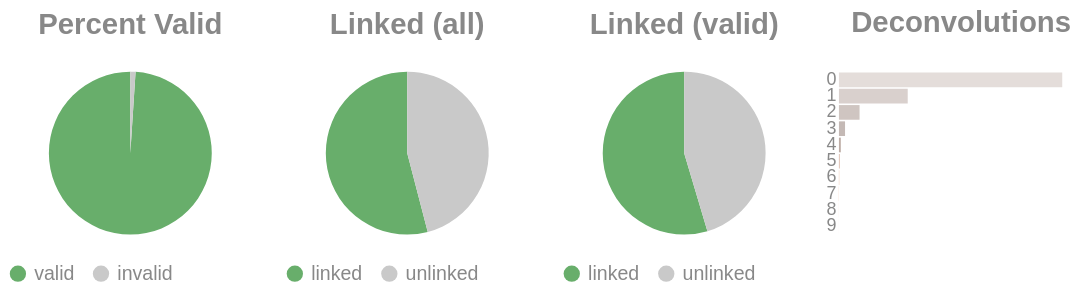

Notebook code for this chart:
### Code cell
if SKIPLR:
    pass
else:
    clash = Counter()
    for i in valids['molecule'].to_list():
        _mol = i.split("-")
        if len(_mol) == 1:
            clash.update('0')
        else:
            clash.update(_mol[-1])

    _d = {"deconvolutions": [], 'count': []}
    for k,v in clash.items():
        _d['deconvolutions'].append(k)
        _d['count'].append(v)

    tot_valid = valids['reads'].sum()
    mask = valids['reads'] >= 2
    n_linked_reads = valids.filter(mask)['reads'].sum()
    if n_linked_reads == 0:
        print_html("No linked molecules (>=2 reads) were detected; skipping linked-only distributions.")
        SKIPLR = True
    else:
        perc_valid = round(tot_valid / n_reads, 4)
        linked_perc_abs = round(n_linked_reads / n_reads, 4)
        linked_perc = round(n_linked_reads / tot_valid, 4)

    _valid = pl.DataFrame({"valids": ['valid', 'invalid'], "count": [tot_valid, n_reads - tot_valid]})
    _linked_abs = pl.DataFrame({"linked (absolute)": ['linked', 'unlinked'], "count": [n_linked_reads, n_reads - n_linked_reads]})
    _linked_rel = pl.DataFrame({"linked (valids)": ['linked', 'unlinked'], "count": [n_linked_reads, tot_valid - n_linked_reads]})

    (
        alt.hconcat(
            piechart(_valid, goodval = 'valid', title = "Percent Valid"),
            piechart(_linked_abs, goodval = "linked", title =  "Linked (all)"),
            piechart(_linked_rel, goodval = "linked", title =  "Linked (valid)"),
            convolutionbar(pl.DataFrame(_d), title = "Deconvolutions"),
            center = True,
            bounds = 'flush'
        )
        .resolve_scale(color='independent')
        .resolve_legend('independent')
        .properties(usermeta={'embedOptions': {"actions": False}})
    ).display()

### Figure 1 — Vega-Lite specification as saved in the notebook (floating-point values rounded to 4 significant figures)
{"width": "container", "height": 400, "config": {"title": {"anchor": "start", "dy": -15, "fontSize": 18, "color": "#888888", "subtitleColor": "#888888", "subtitleFontSize": 14}, "arc": {"fill": "#0072B2"}, "axis": {"domainColor": "#888888", "domainWidth": 0.5, "gridWidth": 0.2, "grid": false, "titleFontWeight": 400, "titleFontSize": 15, "labelFontSize": 11, "labelColor": "#888888", "tickColor": "#888888", "tickWidth": 0.2, "titleColor": "#888888"}, "axisBand": {"grid": false}, "axisX": {"grid": true, "tickSize": 10, "domainCap": "round"}, "axisY": {"domain": false, "grid": true, "tickSize": 0, "domainCap": "round"}, "background": "transparent", "header": {"labelFontSize": 15, "labelColor": "#888888", "titleFontSize": 15, "titleFontWeight": 600, "titleColor": "#888888"}, "legend": {"labelFont": "sans-serif", "labelFontSize": 12, "labelColor": "#888888", "symbolSize": 100, "symbolType": "circle", "titleFontSize": 12, "titlePadding": 10, "titleColor": "#888888", "title": null}, "range": {"category": ["#E69F00", "#56B4E9", "#009E73", "#F0E442", "#0072B2", "#D55E00", "#CC79A7", "#000000"], "diverging": ["#cfe8f3", "#a2d4ec", "#73bfe2", "#46abdb", "#1696d2", "#12719e"]}, "area": {"fill": "#0072B2", "fillOpacity": 0.7, "line": true, "strokeOpacity": 0.7}, "line": {"color": "#0072B2", "stroke": "#0072B2", "strokeWidth": 2}, "trail": {"color": "#0072B2", "stroke": "#0072B2", "strokeWidth": 0, "size": 1}, "point": {"filled": true, "fillOpacity": 1.0, "size": 95}, "text": {"color": "#888888", "fontSize": 11, "align": "right", "fontWeight": 400, "size": 11}, "bar": {"fill": "#0072B2", "stroke": null}, "view": {"stroke": null, "continuousWidth": 660, "continuousHeight": 400}}, "hconcat": [{"data": {"name": "data-1480327aeba88e30dac7f37a58026447"}, "mark": {"type": "arc"}, "encoding": {"color": {"field": "valids", "legend": {"orient": "bottom", "title": null}, "scale": {"domain": ["valid", "invalid"], "range": ["#68ae6b", "#C9C9C9"]}, "title": "Valids", "type": "nominal"}, "theta": {"field": "count", "type": "quantitative"}, "tooltip": [{"field": "valids", "title": "Valids", "type": "ordinal"}, {"field": "percent", "format": ".2%", "title": "Percent", "type": "quantitative"}, {"field": "count", "title": "Count", "type": "quantitative"}]}, "height": 100, "title": {"text": "Percent Valid", "align": "center", "anchor": "middle"}, "transform": [{"calculate": "datum.count / 18556450", "as": "percent"}], "width": 150}, {"data": {"name": "data-ad12cf96e2da754643717a43e085a97f"}, "mark": {"type": "arc"}, "encoding": {"color": {"field": "linked (absolute)", "legend": {"orient": "bottom", "title": null}, "scale": {"domain": ["linked", "unlinked"], "range": ["#68ae6b", "#C9C9C9"]}, "title": "Linked (Absolute)", "type": "nominal"}, "theta": {"field": "count", "type": "quantitative"}, "tooltip": [{"field": "linked (absolute)", "title": "Linked (Absolute)", "type": "ordinal"}, {"field": "percent", "format": ".2%", "title": "Percent", "type": "quantitative"}, {"field": "count", "title": "Count", "type": "quantitative"}]}, "height": 100, "title": {"text": "Linked (all)", "align": "center", "anchor": "middle"}, "transform": [{"calculate": "datum.count / 18556450", "as": "percent"}], "width": 150}, {"data": {"name": "data-3e32c55fe91150e8896937f740aa34fd"}, "mark": {"type": "arc"}, "encoding": {"color": {"field": "linked (valids)", "legend": {"orient": "bottom", "title": null}, "scale": {"domain": ["linked", "unlinked"], "range": ["#68ae6b", "#C9C9C9"]}, "title": "Linked (Valids)", "type": "nominal"}, "theta": {"field": "count", "type": "quantitative"}, "tooltip": [{"field": "linked (valids)", "title": "Linked (Valids)", "type": "ordinal"}, {"field": "percent", "format": ".2%", "title": "Percent", "type": "quantitative"}, {"field": "count", "title": "Count", "type": "quantitative"}]}, "height": 100, "title": {"text": "Linked (valid)", "align": "center", "anchor": "middle"}, "transform": [{"calculate": "datum.count / 18365690", "as": "percent"}], "width": 150}, {"data": {"name": "data-3829eb4d7076432d3facabc21e5e2998"}, "mark": {"type": "bar"}, "encoding": {"color": {"field": "deconvolutions", "legend": null, "scale": {"scheme": "lightgreyred"}, "type": "nominal"}, "tooltip": [{"field": "deconvolutions", "title": "Deconvolutions", "type": "ordinal"}, {"field": "percent", "format": ".2%", "title": "Percent", "type": "quantitative"}, {"field": "count", "title": "Count", "type": "quantitative"}], "x": {"axis": null, "field": "count", "type": "quantitative"}, "y": {"field": "deconvolutions", "sort": "ascending", "title": null, "type": "nominal"}}, "height": 100, "title": {"text": "Deconvolutions", "align": "center", "anchor": "middle"}, "transform": [{"calculate": "datum.count / 11843801", "as": "percent"}], "width": 150}], "bounds": "flush", "center": true, "resolve": {"legend": {"angle": "independent"}, "scale": {"color": "independent"}}, "usermeta": {"embedOptions": {"actions": false}}, "$schema": "https://vega.github.io/schema/vega-lite/v6.4.1.json", "datasets": {"data-1480327aeba88e30dac7f37a58026447": [{"valids": "valid", "count": 18365690}, {"valids": "invalid", "count": 190760}], "data-ad12cf96e2da754643717a43e085a97f": [{"linked (absolute)": "linked", "count": 10029504}, {"linked (absolute)": "unlinked", "count": 8526946}], "data-3e32c55fe91150e8896937f740aa34fd": [{"linked (valids)": "linked", "count": 10029504}, {"linked (valids)": "unlinked", "count": 8336186}], "data-3829eb4d7076432d3facabc21e5e2998": [{"deconvolutions": "0", "count": 8224923}, {"deconvolutions": "1", "count": 2533356}, {"deconvolutions": "2", "count": 759564}, {"deconvolutions": "3", "count": 225113}, {"deconvolutions": "4", "count": 68525}, {"deconvolutions": "5", "count": 21432}, {"deconvolutions": "6", "count": 7100}, {"deconvolutions": "7", "count": 2494}, {"deconvolutions": "8", "count": 926}, {"deconvolutions": "9", "count": 368}]}}
